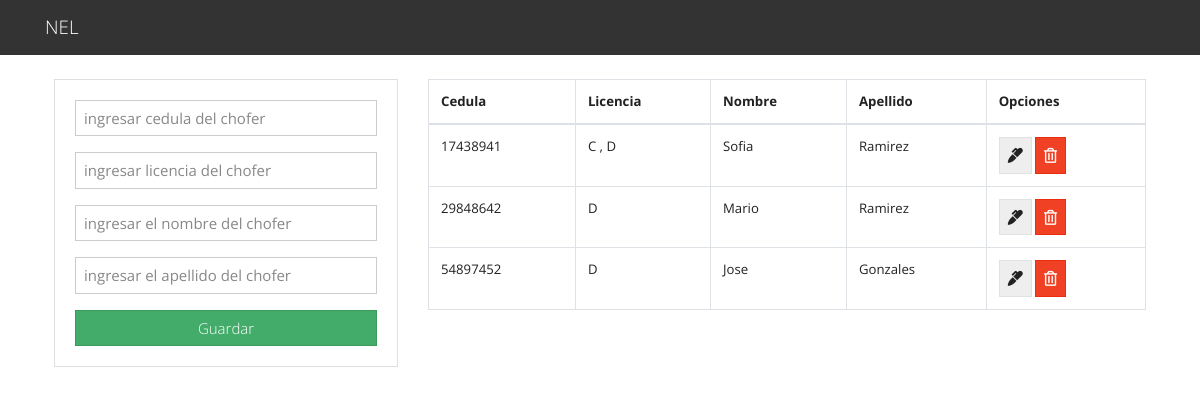
The page /view/home/gestionChofer.php on the database its author committed.
### tables this page shows
CREATE TABLE `chofer` (
  `cedula` int(10) NOT NULL,
  `licencia` varchar(10) NOT NULL,
  `nombre` varchar(50) NOT NULL,
  `apellido` varchar(50) NOT NULL
);

### view/home/gestionChofer.php (the view, shortened to what this page needs)
<?php include("config\usersDB.php"); ?>
<?php include('includes\header.php'); ?>
<main class="container p-4">
  <div class="row">
    <div class="col-md-4">
      <div class="card card-body">
        <form action="save_chofer.php" method="POST">
        <div class="form-group">
            <input type="text" name="cedula" class="form-control" placeholder="ingresar cedula del chofer" autofocus>
          </div>
        <div class="form-group">
            <input type="text" name="licencia" class="form-control" placeholder="ingresar licencia del chofer" autofocus>
          </div>
          <div class="form-group">
            <input type="text" name="nombre" class="form-control" placeholder="ingresar el nombre del chofer" autofocus>
          </div>
          <div class="form-group">
            <input type="text" name="apellido" class="form-control" placeholder="ingresar el apellido del chofer" autofocus>
          </div>
          <input type="submit" name="save_chofer" class="btn btn-success btn-block" value="Guardar">
        </form>
      </div>
    </div>
    <div class="col-md-8">
      <table class="table table-bordered">
        <thead>
          <tr>
            <th>Cedula</th>
            <th>Licencia</th>
            <th>Nombre</th>
            <th>Apellido</th>
            <th>Opciones</th>
          </tr>
        </thead>
        <tbody>
          <?php
          $query = "SELECT * FROM chofer";
          $result_tasks = mysqli_query($conn, $query);
          while($row = mysqli_fetch_assoc($result_tasks)) { ?>
          <tr>
            <td><?php echo $row['cedula']; ?></td>
            <td><?php echo $row['licencia']; ?></td>
            <td><?php echo $row['nombre']; ?></td>
            <td><?php echo $row['apellido']; ?></td>
            <td>
              <a href="edit_chofer.php?cedula=<?php echo $row['cedula']?>" class="btn btn-secondary">
                <i class="fas fa-marker"></i>
              </a>
              <a href="delete_chofer.php?cedula=<?php echo $row['cedula']?>" class="btn btn-danger">
                <i class="far fa-trash-alt"></i>
              </a>
            </td>
          </tr>
          <?php } ?>
        </tbody>
      </table>
    </div>
  </div>
</main>
<?php include('includes\footer.php'); ?>

### rows shown on the page
chofer: cedula "17438941", licencia "C , D", nombre "Sofia", apellido "Ramirez"
chofer: cedula "29848642", licencia "D", nombre "Mario", apellido "Ramirez"
chofer: cedula "54897452", licencia "D", nombre "Jose", apellido "Gonzales"
